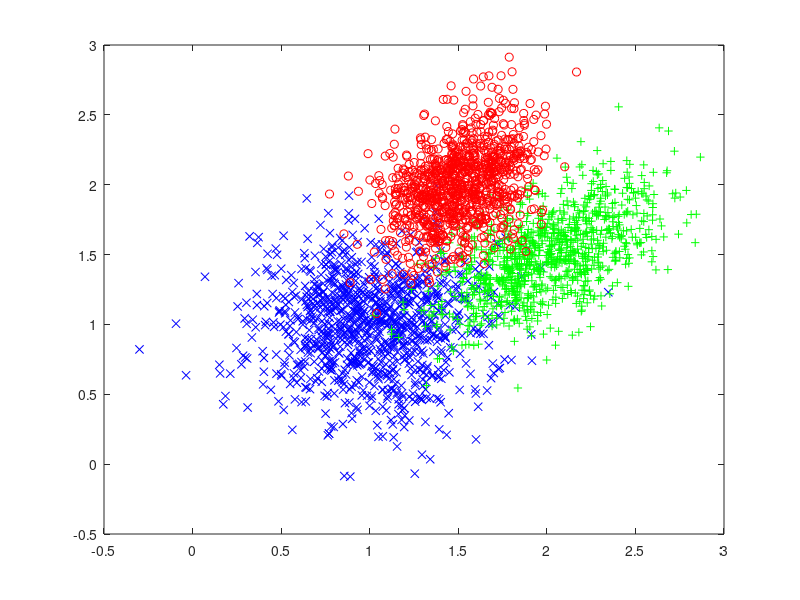

Reproduce this figure in MATLAB. (Note: this script raises an error after producing the figure.)
% simula_LDA.m
clear all;
Nclas=3;
Ndim=2;
global N;

% Definir clases (gaussianas)
factor=0.1;
mu{1}=[1,1];   Sig{1}=factor*[1 0; 0 1];
mu{2}=[2,1.5]; Sig{2}=factor*[1 0.5; 0.5 0.75];
mu{3}=[1.5,2]; Sig{3}=factor*[0.5 0.25;0.25 0.75];
medtot=zeros(1,Ndim);
for nclas=1:Nclas
    medtot=medtot+mu{nclas};
end
medtot=medtot/Nclas;

% Generar puntos
N=1000;
x=zeros(N,Ndim,Nclas);
for nclas=1:Nclas
    x(:,:,nclas)=mvnrnd(mu{nclas},Sig{nclas},N);
end
figure(1)
plot(x(:,1,1),x(:,2,1),'bx')
axis([-0.5 3 -0.5 3])
hold on
plot(x(:,1,2),x(:,2,2),'g+')
plot(x(:,1,3),x(:,2,3),'ro')
hold off

% Computar ER original
disp('Error rate inicial')
ERini=getER(x,mu)

ncount=0;
for center=medtot-4:0.5:medtot+4
    ncount=ncount+1;
    % Transformar features
    [y,muT]=sigm(x,mu,center);
    ER(ncount)=getER(y,muT);
    figure(2)
    plot(y(:,1,1),y(:,2,1),'bx')
    axis([-0.2 1.2 -0.2 1.2])
    hold on
    plot(y(:,1,2),y(:,2,2),'g+')
    plot(y(:,1,3),y(:,2,3),'ro')
    hold off
    pause
    
    % Matrices covarianza intra- e inter-clase
    Sigw=zeros(Ndim,Ndim);
    for nclas=1:Nclas
        data=y(:,:,nclas);
        Sigw=Sigw+cov(data);
    end
    Sigw=Sigw/3.;
    Sigb=cov([muT{1};muT{2};muT{3}]);
    
    % Obtener LDA=A
    Siglda=inv(Sigw)*Sigb;
    [V,D]=eig(Siglda);
    lambda=diag(D);
    [lambda,I]=sort(lambda,'descend');
    A=(V(:,I))';
    Loss(ncount)=sum(lambda);
    Loss1(ncount)=lambda(1);
    Loss2(ncount)=lambda(2);
    
    % Obtener ER tras LDA
    ylda=y;
    for nclas=1:Nclas
        ytmp=A*y(:,:,nclas)';
        ylda(:,:,nclas)=ytmp';
        mutmp=A*muT{nclas}';
        muLDA{nclas}=mutmp';
    end
    ERlda(ncount)=getER(ylda,muLDA);

end

figure(3)
center=medtot-4:0.5:medtot+4
subplot(1,4,1), plot(center,Loss)
title('Loss')
subplot(1,4,2), plot(center,Loss1)
title('Loss1')
subplot(1,4,3), plot(center,Loss2)
title('Loss2')
subplot(1,4,4), plot(center,ERlda)
title('ER (%)')


function [y,muT]=sigm(x,mu,center)
y=x;
muT=mu;
[Nfil,Ncol,Nclas]=size(x);
for nclas=1:Nclas
    for ncol=1:Ncol
        y(:,ncol,nclas)=1./(1+exp(-x(:,ncol,nclas)+center));
    end
    muT{nclas}=1./(1+exp(-mu{nclas}+center));
end
end


function ER=getER(x,mu)
global N
[Nfil,Ncol,Nclas]=size(x);
tablaconf=zeros(Nclas,Nclas);
for ntrue=1:Nclas
    for n=1:N
        dmin=1e10;
        for ntry=1:Nclas
            d=sum((x(n,:,ntrue)-mu{ntry}).^2);
            if (d<dmin)
                dmin=d;
                nrec=ntry;
            end
        end
        tablaconf(ntrue,nrec)=tablaconf(ntrue,nrec)+1;
    end
end
Ntot=Nclas*N;
ER=100*(Ntot-sum(diag(tablaconf)))/Ntot;
end


